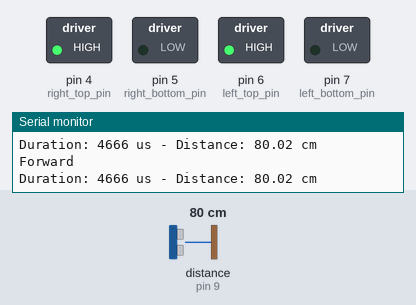
The sketch below on a simulated Arduino Uno, built with avr-gcc and run on an emulated ATmega328P. Parts: switched loads named in the sketch (green lamp = pin HIGH), the last lines printed to the serial monitor. Wiring (inferred from the names in the program): ultrasonic range finder: trigger pin 8; echo pin 9. Inputs (shaded band) come from the test bench; at power-on: distance to the obstacle (sensor on pin 9) 80 cm. The echo pulse lasts 58.3 µs per cm; random numbers use the default seed unless the sketch sets one; pins used as bus, display or sensor lines are not drawn.

Above: at 1.2 s.
1.3 s: distance to the obstacle (sensor on pin 9) set to 34 cm
4.3 s: distance to the obstacle (sensor on pin 9) set to 28 cm
At 4.8 s:
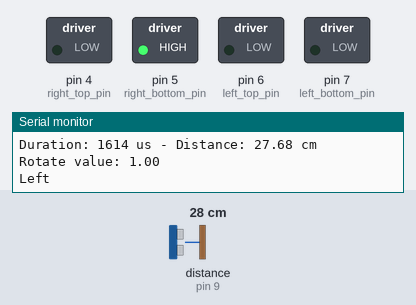
7.3 s: distance to the obstacle (sensor on pin 9) set to 120 cm
At 8.0 s:
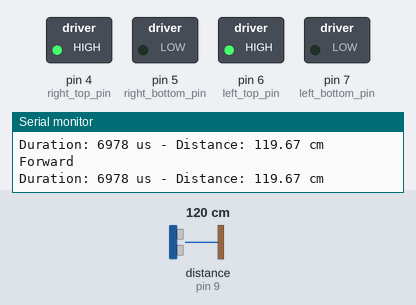
9.1 s: distance to the obstacle (sensor on pin 9) set to 2 cm
At 10.1 s:
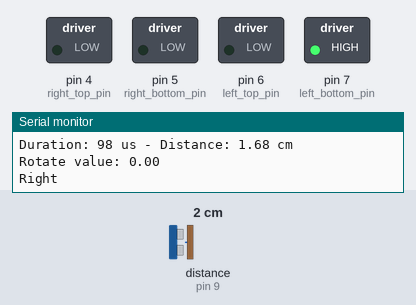
Timing chart, 0 to 11.6 s (numbered marks = the images above; inputs shaded):
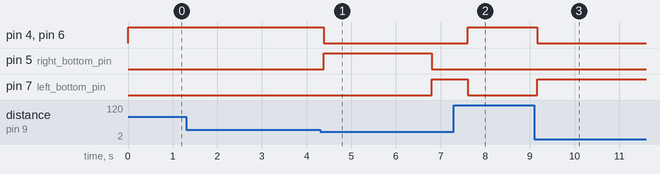

The sketch:

obstacle-avoidance-car.ino
```cpp
/**
 * This project uses a 2WD Chassis, 2 DC motors, L298N motor driver, a switch, and Ultrasound sensor
 * The DC motors are connected to the motor driver
 * The power supply is connected to the motor driver and board through the switch
 * The motor driver is connected to output pins on the board
 * The motor driver translates digital voltages from the pins and uses it to control the DC motors rotation
 * Setting both pins of a DC motor to LOW stops rotation
 * Setting one pin HIGH and the other LOW is used to control the rotation direction of the DC motor
 * The car can be rotated by stopping one DC motor and making the other one rotate
 * The ultrasound sensor reads the distance from the car to any object ahead of it
 * If the distance is too close, the car is rotated in either direction (left, right) to avoid hitting the object
*/

#define ULTRASOUND_DELAY 10
#define SOUND_SPEED 0.0343 // speed of sound in centimeters per microsecond
#define OBSTACLE_DISTANCE_THRESHOLD 30

const uint8_t right_top_pin = 4;
const uint8_t right_bottom_pin = 5;
const uint8_t left_top_pin = 6;
const uint8_t left_bottom_pin = 7;
const uint8_t ultrasound_trig_pin = 8;
const uint8_t ultrasound_echo_pin = 9;

void setup() {
  Serial.begin(9600);

  pinMode(left_top_pin, OUTPUT);
  pinMode(left_bottom_pin, OUTPUT);
  pinMode(right_bottom_pin, OUTPUT);
  pinMode(right_top_pin, OUTPUT);

  pinMode(ultrasound_echo_pin, INPUT);
  pinMode(ultrasound_trig_pin, OUTPUT);
}

void loop() {
  long duration;
  float distance;
  float rotate_direction;

  // Read distance from object with ultrasound
  digitalWrite(ultrasound_trig_pin, HIGH);
  delayMicroseconds(ULTRASOUND_DELAY);

  digitalWrite(ultrasound_trig_pin, LOW);

  duration = pulseIn(ultrasound_echo_pin, HIGH);

  Serial.print("Duration: ");
	Serial.print(duration);
  Serial.print(" us - ");

  // Convert time to distance
  // Divide it by 2 because the sound waves travel to the object and back
  distance = (duration * SOUND_SPEED) / 2;

  Serial.print("Distance: ");
	Serial.print(distance);
  Serial.println(" cm");

  if (distance > 0 && distance <= OBSTACLE_DISTANCE_THRESHOLD) {
    rotate_direction = random(2);

    Serial.print("Rotate value: ");
    Serial.println(rotate_direction);

    if (rotate_direction == 0) {
      rotate_right();
      Serial.println("Right");
    } else {
      rotate_left();
      Serial.println("Left");
    }

    delay(800);
  } else {
    forward();
    Serial.println("Forward");
  }
}

void forward() {
  digitalWrite(left_top_pin, HIGH);
  digitalWrite(left_bottom_pin, LOW);
  digitalWrite(right_top_pin, HIGH);
  digitalWrite(right_bottom_pin, LOW);
}

void rotate_left() {
  digitalWrite(left_top_pin, LOW);
  digitalWrite(left_bottom_pin, LOW);
  digitalWrite(right_top_pin, LOW);
  digitalWrite(right_bottom_pin, HIGH);
}

void rotate_right() {
  digitalWrite(left_top_pin, LOW);
  digitalWrite(left_bottom_pin, HIGH);
  digitalWrite(right_top_pin, LOW);
  digitalWrite(right_bottom_pin, LOW);
}
```

Measured:
- the behaviour switches between 31 and 30 cm on distance to the obstacle (sensor on pin 9) (found by bisection; images 0 and 1)
- after the input at 4.3 s, pin 4 (right_top_pin), pin 6 (left_top_pin): HIGH → LOW after 0.08 s; pin 5 (right_bottom_pin): LOW → HIGH after 0.08 s, → LOW 2.4 s later; pin 7 (left_bottom_pin): LOW → HIGH after 2.5 s
- after the input at 7.3 s, pin 4 (right_top_pin), pin 6 (left_top_pin): LOW → HIGH after 0.31 s; pin 7 (left_bottom_pin): HIGH → LOW after 0.31 s
- after the input at 9.1 s, pin 4 (right_top_pin), pin 6 (left_top_pin): HIGH → LOW after 0.06 s; pin 7 (left_bottom_pin): LOW → HIGH after 0.06 s
